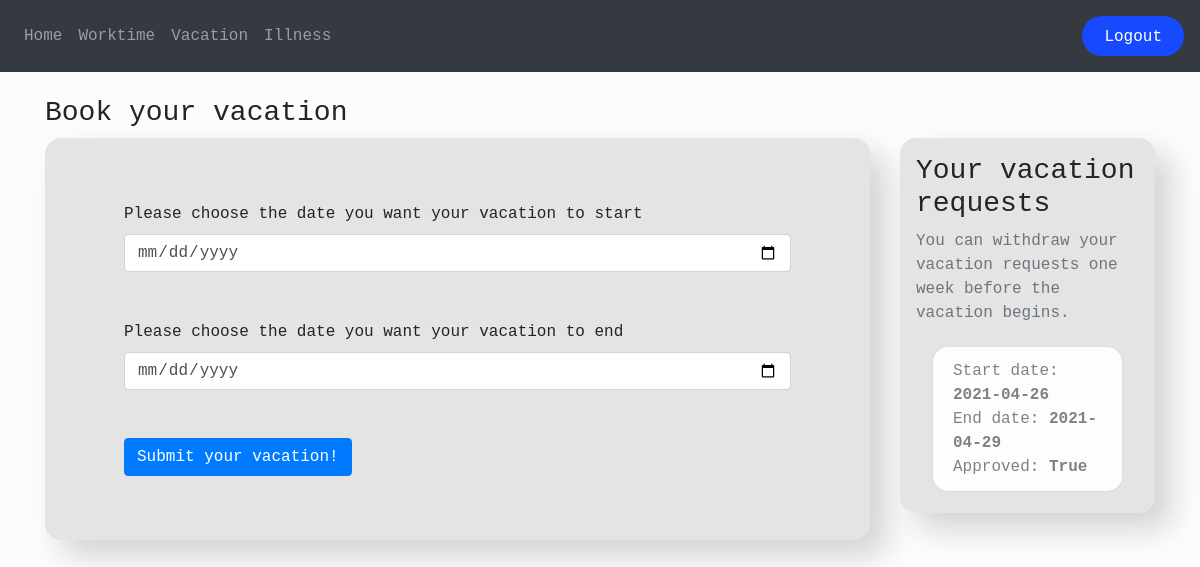
The app's page /vacation (signed in) with its own data.
### app/models.py (models this page shows, shortened)
class Vacation(db.Model):
    id = db.Column(db.Integer, primary_key=True)
    start_date = db.Column(db.Date)
    end_date = db.Column(db.Date)
    user_id = db.Column(db.Integer, db.ForeignKey('user.id'))
    approved = db.Column(db.Boolean, default=False)
    notify = db.Column(db.Boolean, default=False)
    rejected = db.Column(db.Boolean, default=False)

### app/vacation.py (the view, shortened to what this page needs)
@vac.route('/vacation', methods=['GET', 'POST'])
@login_required
def vacation():
    user = User.query.filter_by(id=session.get('user_id')).first()
    requests = Vacation.query.filter_by(user_id=user.id).all()
    return render_template('vacation.html', user=current_user, requests=requests, roles_id=session.get('roles_id'))

### app/__init__.py (called while the page is built)
def create_app(config_name):
    app = Flask(__name__)
    app.config.from_object(config[config_name])
    db.init_app(app)
    from .auth import auth
    from .views import views
    from .worktime import work
    from .vacation import vac
    from .illness import ill
    app.register_blueprint(auth)
    app.register_blueprint(views)
    app.register_blueprint(work)
    app.register_blueprint(vac)
    app.register_blueprint(ill)
    from .models import User
    create_database(app=app)
    login_manager = LoginManager()
    login_manager.login_view = 'auth.login'
    login_manager.init_app(app)
    @login_manager.user_loader
    def load_user(id):
        return User.query.get(int(id))
    return app

### app/templates/vacation.html (shortened to what this page needs)
{% extends 'base.html' %}
{% block page_header %}
<h3>Book your vacation</h3>
{% endblock page_header %}
{% block content %}
<div class="container">
    <div class="row">
        <div class="col-sm-9">
            <div class="vacation-requests-personal">
                <form method="POST">
                    <div class="container">
                        <div class="md-form mx-5 my-5">
                            <label for="start_date">Please choose the date you want your vacation to start</label>
                            <input type="date" name="start_date" id="start_date" class="form-control" required>
                        </div>
                        <div class="md-form mx-5 my-5">
                            <label for="end_date">Please choose the date you want your vacation to end</label>
                            <input type="date" name="end_date" id="end_date" class="form-control" required>
                        </div>
                        <div class="md-form mx-5 my-5">
                            <button type="submit" class="btn btn-primary">Submit your vacation!</button>
                        </div>
                    </div>
                </form>
            </div>
        </div>
        <div class="col-sm-3">
            <div class="vacation-requests-personal">
                <div class="content-section">
                    <h3>Your vacation requests</h3>
                    <p class='text-muted'>
                        You can withdraw your vacation requests one week before the vacation begins.
                    </p>
                    <ul class="list-group" >
                        {% for request in requests %}
                        <li class="list-group-item list-group-item-light individual-request" style="border-radius: 1em; margin:5px 1em">
                            Start date: <strong>{{request.start_date}}</strong>
                            <br>
                            End date: <strong>{{request.end_date}}</strong>
                            <br>
                            Approved: <strong>{{request.approved}}</strong>
                        </li>
                        {% endfor %}
                    </ul>
                </div>
            </div>
        </div>
    </div>
</div>
{% endblock content %}

### app/templates/base.html (shortened to what this page needs)
<!DOCTYPE html>
<html>
<head>
    <link rel="stylesheet" href="https://stackpath.bootstrapcdn.com/bootstrap/4.4.1/css/bootstrap.min.css"
 />
    <link rel="stylesheet" href="{{ url_for('static', filename='css/styles.css') }}">
</head>
<body>
    <nav class="navbar navbar-expand-lg navbar-dark bg-dark">
        <div class="collapse navbar-collapse" id="navbar">
            <ul class="navbar-nav mr-auto">
                {% if user.is_authenticated %}
                <li class="nav-item"><a class="nav-link" id="home" href="/home">Home</a></li>
                <li class="nav-item"><a class="nav-item nav-link" id="wortime" href="/worktime">Worktime</a></li>
                <li class="nav-item"><a class="nav-item nav-link" id="vacation" href="/vacation">Vacation</a></li>
                <li class="nav-item"><a class="nav-item nav-link" id="illness" href="/illness">Illness</a></li>
                {% else %}
                <li class="nav-item"><a class="nav-item nav-link" id="login" href="{{url_for('auth.login')}}">Login</a>
                </li>
                {% endif %}
            </ul>
            {% if user.is_authenticated %}
            <span class="navbar-text">
                <button class="button-small">
                    <a class="nav-item nav-link" id="logout" href="/logout">Logout</a>
                </button>
            </span>
            {% endif %}
        </div>
    </nav>
    <br>
    <div class="page-header">
        <div class="container">
            {% block page_header %}
            {% endblock page_header %}
        </div>
    </div>
    {% block content %}
    {% endblock content %}
</body>
</html>

### app/static/css/styles.css (style rules this page uses)
body, html { height: 100%; background-color: #fcfcfc; font-family: 'Microsoft YaHei UI', Courier, monospace; }
.button-small { background: #1749FF; color: white; float: left; border-radius: 57px; border: 0px; height: 40px; transition: all 0.4s ease 0s; }
.vacation-requests-personal { background-color: #e4e4e4; padding: 1em; border-radius: 1em; box-shadow: 1em 1em 30px #d3d3d3; position: relative; }
.individual-request { border-radius: 1em; }

### records on screen
Vacation: start_date "2021-04-26", end_date "2021-04-29", approved "True"
